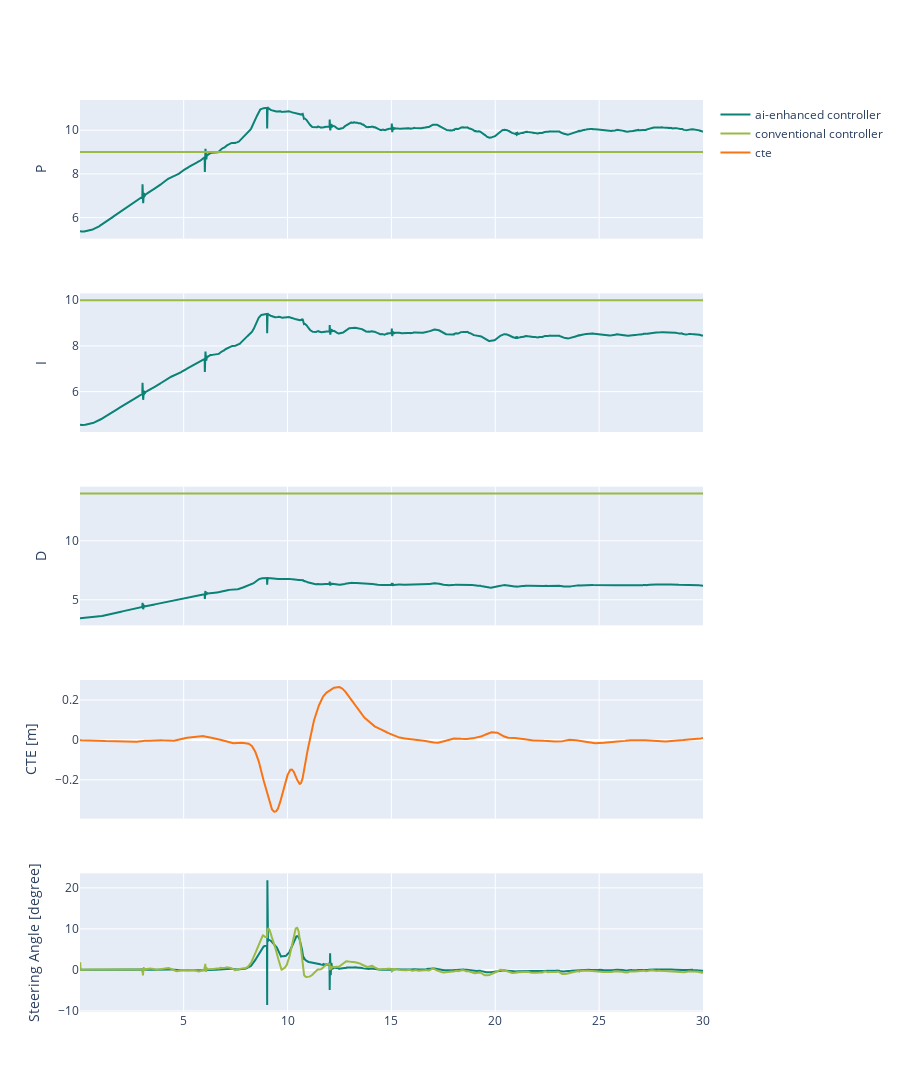

Notebook cell for this chart:
### Markdown cell above
#### Plot Simulation Results
- plot simulation results for both cases with ai enhancement and without
- it can be seen controller coefficient are changing during model execution what enables controller's adaptivity to unseen scenarios and increases driving comfort

### Code cell
plot_stacked_results(res_ai, res_non_ai)

### Figure 1 — Plotly figure (JSON) as saved in the notebook; plotly's stock layout.template omitted (floating-point values rounded to 4 significant figures; data arrays with more than 128 entries replaced by an {"elided": "..."} marker saying what was removed)
{"data": [{"line": {"color": "#0A8276"}, "name": "ai-enhanced controller", "type": "scatter", "x": {"elided": "3000 float values"}, "xaxis": "x", "y": {"elided": "3000 float values"}, "yaxis": "y"}, {"line": {"color": "#9BBA43"}, "name": "conventional controller", "type": "scatter", "x": {"elided": "3000 float values"}, "xaxis": "x", "y": {"elided": "3000 float values"}, "yaxis": "y"}, {"line": {"color": "#0A8276"}, "name": "ai-enhanced controller", "showlegend": false, "type": "scatter", "x": {"elided": "3000 float values"}, "xaxis": "x2", "y": {"elided": "3000 float values"}, "yaxis": "y2"}, {"line": {"color": "#9BBA43"}, "name": "conventional controller", "showlegend": false, "type": "scatter", "x": {"elided": "3000 float values"}, "xaxis": "x2", "y": {"elided": "3000 float values"}, "yaxis": "y2"}, {"line": {"color": "#0A8276"}, "name": "ai-enhanced controller", "showlegend": false, "type": "scatter", "x": {"elided": "3000 float values"}, "xaxis": "x3", "y": {"elided": "3000 float values"}, "yaxis": "y3"}, {"line": {"color": "#9BBA43"}, "name": "conventional controller", "showlegend": false, "type": "scatter", "x": {"elided": "3000 float values"}, "xaxis": "x3", "y": {"elided": "3000 float values"}, "yaxis": "y3"}, {"line": {"color": "#F97414"}, "name": "cte", "type": "scatter", "x": {"elided": "3000 float values"}, "xaxis": "x4", "y": {"elided": "3000 float values"}, "yaxis": "y4"}, {"line": {"color": "#0A8276"}, "name": "ai-enhanced controller", "showlegend": false, "type": "scatter", "x": {"elided": "3000 float values"}, "xaxis": "x5", "y": {"elided": "3000 float values"}, "yaxis": "y5"}, {"line": {"color": "#9BBA43"}, "name": "conventional controller", "showlegend": false, "type": "scatter", "x": {"elided": "3000 float values"}, "xaxis": "x5", "y": {"elided": "3000 float values"}, "yaxis": "y5"}], "layout": {"height": 1600, "xaxis": {"anchor": "y", "domain": [0, 1], "matches": "x5", "showticklabels": false}, "xaxis2": {"anchor": "y2", "domain": [0, 1], "matches": "x5", "showticklabels": false}, "xaxis3": {"anchor": "y3", "domain": [0, 1], "matches": "x5", "showticklabels": false}, "xaxis4": {"anchor": "y4", "domain": [0, 1], "matches": "x5", "showticklabels": false}, "xaxis5": {"anchor": "y5", "domain": [0, 1]}, "yaxis": {"anchor": "x", "domain": [0.848, 1], "title": {"text": "P"}}, "yaxis2": {"anchor": "x2", "domain": [0.636, 0.788], "title": {"text": "I"}}, "yaxis3": {"anchor": "x3", "domain": [0.424, 0.576], "title": {"text": "D"}}, "yaxis4": {"anchor": "x4", "domain": [0.212, 0.364], "title": {"text": "CTE [m]"}}, "yaxis5": {"anchor": "x5", "domain": [0, 0.152], "title": {"text": "Steering Angle [degree]"}}}}
